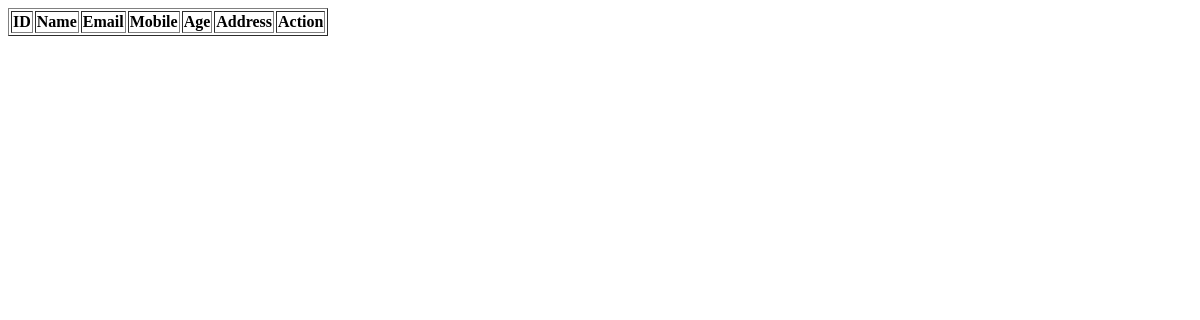
The page /display_student on the database as committed earlier.
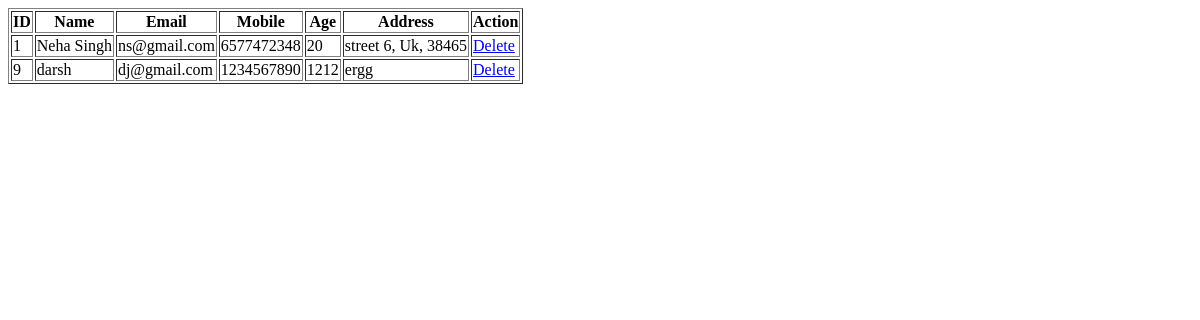
The same page on the database as committed later.
### myuserapp/models.py (models this page shows, shortened)
class student(models.Model):
    Name = models.CharField()
    Email = models.EmailField()
    Mobile = models.CharField(max_length=10)
    Age = models.CharField()
    Address = models.CharField()

### myuserapp/views.py (the view)
# urls.py: path('display_student', views.display_student),
def display_student(request):
    studentlist= student.objects.all()
    return render (request, 'display-student.html', {'student': studentlist})

### templates/display-student.html (shortened to what this page needs)
<!DOCTYPE html>
<html lang="en">
<head>
</head>
<body>
    <table border="1">
        <tr>
            <th> ID </th>
            <th> Name </th>
            <th> Email </th>
            <th> Mobile </th>
            <th> Age </th>
            <th> Address </th>
            <th> Action </th>
        </tr>
        {% for s in student %}
        <tr>
            <td> {{s.id}} </td>
            <td> {{s.Name}} </td>
            <td> {{s.Email}} </td>
            <td> {{s.Mobile}} </td>
            <td> {{s.Age}} </td>
            <td> {{s.Address}} </td>
            <td>
            <a href="/delete_student/{{s.id}}"> Delete </a>
            </td>
        </tr>
        {% endfor %}
    </table>
</body>
</html>

Rows that differ between the two databases and show on the page:
added student: id "1", Name "Neha Singh", Email "ns@gmail.com", Mobile "6577472348", Age "20", Address "street 6, Uk, 38465"
added student: id "9", Name "darsh", Email "dj@gmail.com", Mobile "1234567890", Age "1212", Address "ergg"
